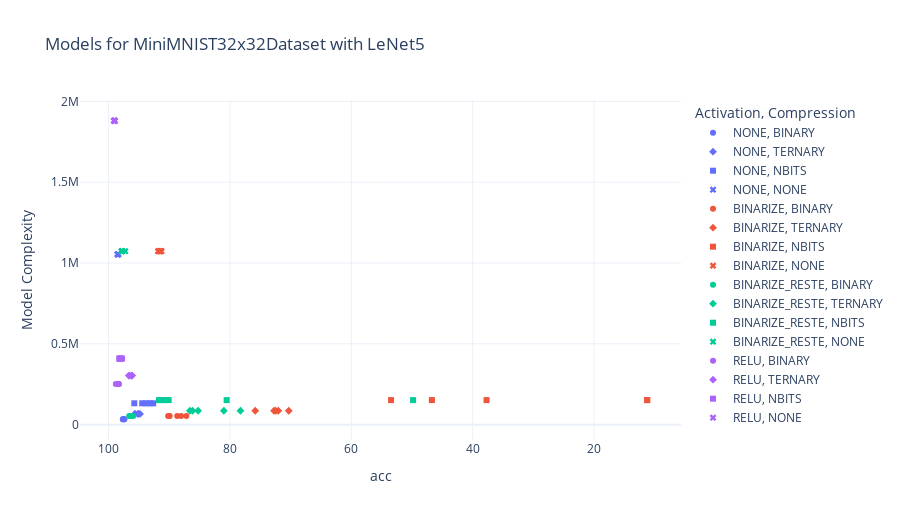

The notebook cell this image was saved under:
### Code cell
scatter_population(
    df_long,
    title=f"Models for {MiniMNIST32x32Dataset.__name__} with {LeNet5Builder.name}",
    height=520,
    x="acc",    
)

### Figure 1 — Plotly figure (JSON) as saved in the notebook; plotly's stock layout.template omitted (floating-point values rounded to 4 significant figures)
{"data": [{"hovertemplate": "Activation=NONE<br>Compression=BINARY<br>acc=%{x}<br>Model Complexity=%{y}<extra></extra>", "legendgroup": "NONE, BINARY", "marker": {"color": "#636efa", "symbol": "circle"}, "mode": "markers", "name": "NONE, BINARY", "orientation": "v", "showlegend": true, "type": "scatter", "x": [97.54, 97.66, 97.47, 97.61, 97.39], "xaxis": "x", "y": [33350.0, 33350.0, 33350.0, 33350.0, 33350.0], "yaxis": "y"}, {"hovertemplate": "Activation=NONE<br>Compression=TERNARY<br>acc=%{x}<br>Model Complexity=%{y}<extra></extra>", "legendgroup": "NONE, TERNARY", "marker": {"color": "#636efa", "symbol": "diamond"}, "mode": "markers", "name": "NONE, TERNARY", "orientation": "v", "showlegend": true, "type": "scatter", "x": [94.82, 95.05, 95.66, 95.68, 95.2], "xaxis": "x", "y": [66260.0, 66260.0, 66260.0, 66260.0, 66260.0], "yaxis": "y"}, {"hovertemplate": "Activation=NONE<br>Compression=NBITS<br>acc=%{x}<br>Model Complexity=%{y}<extra></extra>", "legendgroup": "NONE, NBITS", "marker": {"color": "#636efa", "symbol": "square"}, "mode": "markers", "name": "NONE, NBITS", "orientation": "v", "showlegend": true, "type": "scatter", "x": [92.65, 93.17, 95.76, 93.85, 94.46], "xaxis": "x", "y": [132100.0, 132100.0, 132100.0, 132100.0, 132100.0], "yaxis": "y"}, {"hovertemplate": "Activation=NONE<br>Compression=NONE<br>acc=%{x}<br>Model Complexity=%{y}<extra></extra>", "legendgroup": "NONE, NONE", "marker": {"color": "#636efa", "symbol": "x"}, "mode": "markers", "name": "NONE, NONE", "orientation": "v", "showlegend": true, "type": "scatter", "x": [98.44, 98.41, 98.43, 98.46, 98.55], "xaxis": "x", "y": [1053000.0, 1053000.0, 1053000.0, 1053000.0, 1053000.0], "yaxis": "y"}, {"hovertemplate": "Activation=BINARIZE<br>Compression=BINARY<br>acc=%{x}<br>Model Complexity=%{y}<extra></extra>", "legendgroup": "BINARIZE, BINARY", "marker": {"color": "#EF553B", "symbol": "circle"}, "mode": "markers", "name": "BINARIZE, BINARY", "orientation": "v", "showlegend": true, "type": "scatter", "x": [88.05, 89.94, 87.19, 88.7, 90.19], "xaxis": "x", "y": [53150.0, 53150.0, 53150.0, 53150.0, 53150.0], "yaxis": "y"}, {"hovertemplate": "Activation=BINARIZE<br>Compression=TERNARY<br>acc=%{x}<br>Model Complexity=%{y}<extra></extra>", "legendgroup": "BINARIZE, TERNARY", "marker": {"color": "#EF553B", "symbol": "diamond"}, "mode": "markers", "name": "BINARIZE, TERNARY", "orientation": "v", "showlegend": true, "type": "scatter", "x": [75.84, 72.49, 72.04, 72.74, 70.31], "xaxis": "x", "y": [86060.0, 86060.0, 86060.0, 86060.0, 86060.0], "yaxis": "y"}, {"hovertemplate": "Activation=BINARIZE<br>Compression=NBITS<br>acc=%{x}<br>Model Complexity=%{y}<extra></extra>", "legendgroup": "BINARIZE, NBITS", "marker": {"color": "#EF553B", "symbol": "square"}, "mode": "markers", "name": "BINARIZE, NBITS", "orientation": "v", "showlegend": true, "type": "scatter", "x": [53.46, 46.73, 11.25, 11.25, 37.72], "xaxis": "x", "y": [151900.0, 151900.0, 151900.0, 151900.0, 151900.0], "yaxis": "y"}, {"hovertemplate": "Activation=BINARIZE<br>Compression=NONE<br>acc=%{x}<br>Model Complexity=%{y}<extra></extra>", "legendgroup": "BINARIZE, NONE", "marker": {"color": "#EF553B", "symbol": "x"}, "mode": "markers", "name": "BINARIZE, NONE", "orientation": "v", "showlegend": true, "type": "scatter", "x": [91.55, 91.45, 91.28, 91.86, 91.6], "xaxis": "x", "y": [1073000.0, 1073000.0, 1073000.0, 1073000.0, 1073000.0], "yaxis": "y"}, {"hovertemplate": "Activation=BINARIZE_RESTE<br>Compression=BINARY<br>acc=%{x}<br>Model Complexity=%{y}<extra></extra>", "legendgroup": "BINARIZE_RESTE, BINARY", "marker": {"color": "#00cc96", "symbol": "circle"}, "mode": "markers", "name": "BINARIZE_RESTE, BINARY", "orientation": "v", "showlegend": true, "type": "scatter", "x": [96.23, 96.49, 96.6, 95.94, 96.31], "xaxis": "x", "y": [53150.0, 53150.0, 53150.0, 53150.0, 53150.0], "yaxis": "y"}, {"hovertemplate": "Activation=BINARIZE_RESTE<br>Compression=TERNARY<br>acc=%{x}<br>Model Complexity=%{y}<extra></extra>", "legendgroup": "BINARIZE_RESTE, TERNARY", "marker": {"color": "#00cc96", "symbol": "diamond"}, "mode": "markers", "name": "BINARIZE_RESTE, TERNARY", "orientation": "v", "showlegend": true, "type": "scatter", "x": [86.61, 85.25, 81.01, 78.27, 86.17], "xaxis": "x", "y": [86060.0, 86060.0, 86060.0, 86060.0, 86060.0], "yaxis": "y"}, {"hovertemplate": "Activation=BINARIZE_RESTE<br>Compression=NBITS<br>acc=%{x}<br>Model Complexity=%{y}<extra></extra>", "legendgroup": "BINARIZE_RESTE, NBITS", "marker": {"color": "#00cc96", "symbol": "square"}, "mode": "markers", "name": "BINARIZE_RESTE, NBITS", "orientation": "v", "showlegend": true, "type": "scatter", "x": [91.7, 90.96, 49.83, 90.11, 80.55], "xaxis": "x", "y": [151900.0, 151900.0, 151900.0, 151900.0, 151900.0], "yaxis": "y"}, {"hovertemplate": "Activation=BINARIZE_RESTE<br>Compression=NONE<br>acc=%{x}<br>Model Complexity=%{y}<extra></extra>", "legendgroup": "BINARIZE_RESTE, NONE", "marker": {"color": "#00cc96", "symbol": "x"}, "mode": "markers", "name": "BINARIZE_RESTE, NONE", "orientation": "v", "showlegend": true, "type": "scatter", "x": [97.26, 97.82, 97.76, 97.86, 97.79], "xaxis": "x", "y": [1073000.0, 1073000.0, 1073000.0, 1073000.0, 1073000.0], "yaxis": "y"}, {"hovertemplate": "Activation=RELU<br>Compression=BINARY<br>acc=%{x}<br>Model Complexity=%{y}<extra></extra>", "legendgroup": "RELU, BINARY", "marker": {"color": "#ab63fa", "symbol": "circle"}, "mode": "markers", "name": "RELU, BINARY", "orientation": "v", "showlegend": true, "type": "scatter", "x": [98.33, 98.3, 98.56, 98.81, 98.53], "xaxis": "x", "y": [251000.0, 251000.0, 251000.0, 251000.0, 251000.0], "yaxis": "y"}, {"hovertemplate": "Activation=RELU<br>Compression=TERNARY<br>acc=%{x}<br>Model Complexity=%{y}<extra></extra>", "legendgroup": "RELU, TERNARY", "marker": {"color": "#ab63fa", "symbol": "diamond"}, "mode": "markers", "name": "RELU, TERNARY", "orientation": "v", "showlegend": true, "type": "scatter", "x": [96.2, 96.2, 96.11, 96.57, 96.67], "xaxis": "x", "y": [303600.0, 303600.0, 303600.0, 303600.0, 303600.0], "yaxis": "y"}, {"hovertemplate": "Activation=RELU<br>Compression=NBITS<br>acc=%{x}<br>Model Complexity=%{y}<extra></extra>", "legendgroup": "RELU, NBITS", "marker": {"color": "#ab63fa", "symbol": "square"}, "mode": "markers", "name": "RELU, NBITS", "orientation": "v", "showlegend": true, "type": "scatter", "x": [97.79, 98.06, 98.13, 98.25, 98.09], "xaxis": "x", "y": [408700.0, 408700.0, 408700.0, 408700.0, 408700.0], "yaxis": "y"}, {"hovertemplate": "Activation=RELU<br>Compression=NONE<br>acc=%{x}<br>Model Complexity=%{y}<extra></extra>", "legendgroup": "RELU, NONE", "marker": {"color": "#ab63fa", "symbol": "x"}, "mode": "markers", "name": "RELU, NONE", "orientation": "v", "showlegend": true, "type": "scatter", "x": [98.96, 99.05, 99.0, 99.14, 98.96], "xaxis": "x", "y": [1880000.0, 1880000.0, 1880000.0, 1880000.0, 1880000.0], "yaxis": "y"}], "layout": {"height": 520, "legend": {"title": {"text": "Activation, Compression"}, "tracegroupgap": 0}, "margin": {"autoexpand": true}, "title": {"text": "Models for MiniMNIST32x32Dataset with LeNet5"}, "xaxis": {"anchor": "y", "autorange": "reversed", "domain": [0, 1], "title": {"text": "acc"}}, "yaxis": {"anchor": "x", "domain": [0, 1], "title": {"text": "Model Complexity"}}}}
